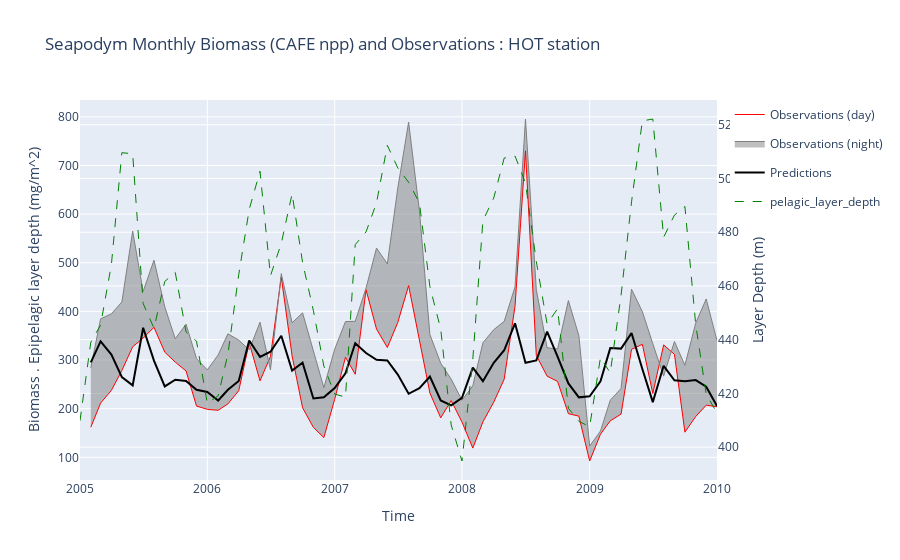

This figure's notebook cell:
### Code cell
fig = go.Figure(
    layout={
        "title": "Seapodym Monthly Biomass (CAFE npp) and Observations : HOT station",
        "xaxis": {"title": "Time"},
        "yaxis": {"title": "Biomass . Epipelagic layer depth (mg/m^2)"},
    }
)


fig.add_trace(
    go.Scatter(
        x=monthly_data.index,
        y=monthly_data["Observations (day)"],
        fill=None,
        mode="lines",
        line={"color": "red", "width": 1},
        name="Observations (day)",
    )
)

fig.add_trace(
    go.Scatter(
        x=monthly_data.index,
        y=monthly_data["Observations (night)"],
        fill="tonexty",
        mode="lines",
        line={"color": "grey", "width": 1},
        name="Observations (night)",
    )
)
fig.add_trace(
    go.Scatter(
        x=monthly_data.index,
        y=monthly_data["Predictions"],
        fill=None,
        mode="lines",
        line={"color": "black"},
        name="Predictions",
    )
)
fig.add_trace(px.line(monthly_layer).data[0])
fig.update_traces(
    yaxis="y2",
    selector={"name": "pelagic_layer_depth"},
    line={"color": "green", "width": 1, "dash": "dash"},
)
fig.update_layout(yaxis2={"title": "Layer Depth (m)", "overlaying": "y", "side": "right"})

fig.show()
